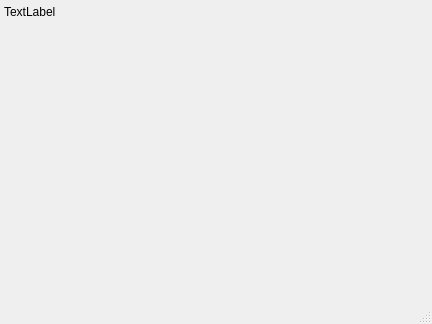
<?xml version="1.0" encoding="UTF-8"?>
<ui version="4.0">
 <class>FigureDisplay</class>
 <widget class="QDialog" name="FigureDisplay">
  <property name="geometry">
   <rect>
    <x>0</x>
    <y>0</y>
    <width>432</width>
    <height>324</height>
   </rect>
  </property>
  <property name="windowTitle">
   <string>图表显示 / ImageZhuo</string>
  </property>
  <property name="sizeGripEnabled">
   <bool>true</bool>
  </property>
  <widget class="QLabel" name="lbl_display">
   <property name="geometry">
    <rect>
     <x>4</x>
     <y>4</y>
     <width>72</width>
     <height>15</height>
    </rect>
   </property>
   <property name="text">
    <string>TextLabel</string>
   </property>
  </widget>
 </widget>
 <resources/>
 <connections/>
</ui>
